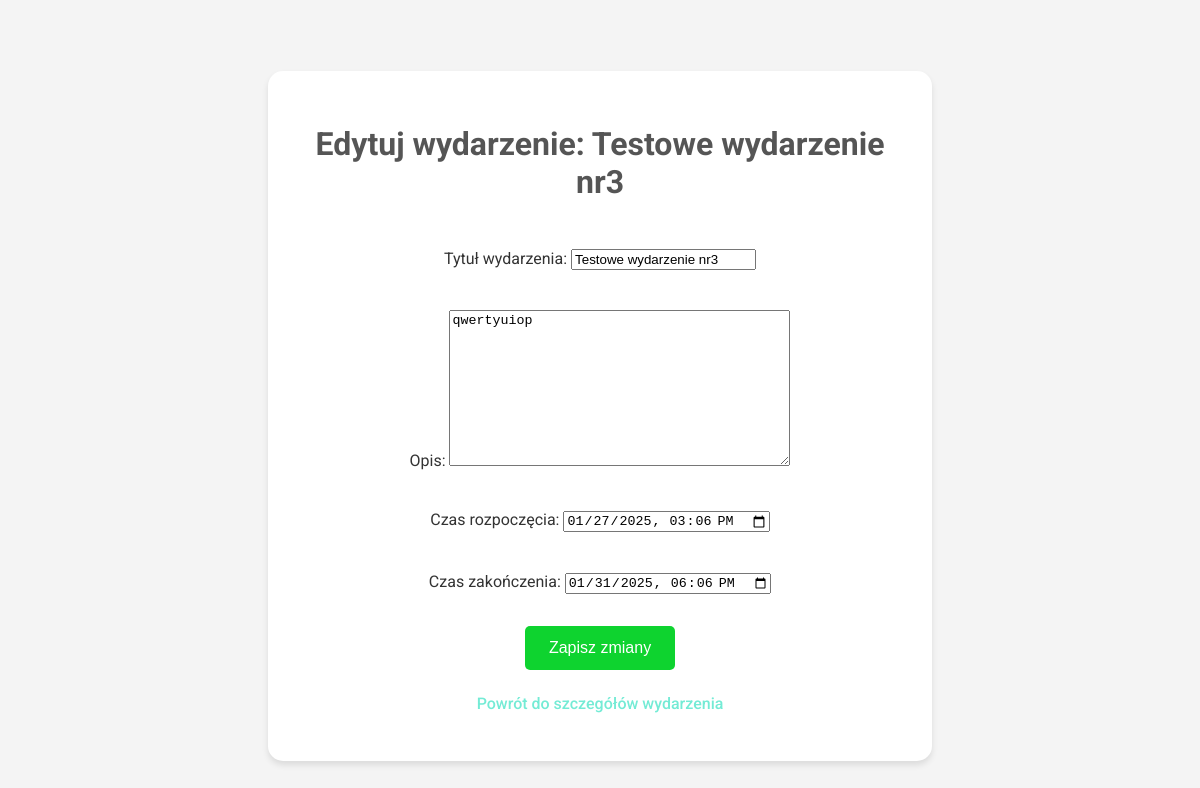
Page /event/4/edit/ (signed in) on the committed database.
### calendar_module/models.py (models this page shows, shortened)
class Event(models.Model):
    title = models.CharField(max_length=200, verbose_name="Tytuł")
    description = models.TextField(blank=True, verbose_name="Opis")
    start_time = models.DateTimeField(verbose_name="Czas rozpoczęcia")
    end_time = models.DateTimeField(verbose_name="Czas zakończenia")
    user = models.ForeignKey(
        User, on_delete=models.CASCADE, related_name="events", verbose_name="Użytkownik"
    )

### calendar_module/views.py (the view)
# urls.py: path('event/<int:event_id>/edit/', edit_event, name='edit_event'),
def edit_event(request, event_id):
    event = get_object_or_404(Event, id=event_id)
    if event.user != request.user:
        return HttpResponseForbidden("Nie masz dostępu do tego wydarzenia.")
    if request.method == 'POST':
        form = EventForm(request.POST, instance=event)
        if form.is_valid():
            event = form.save(commit=False)
            event.user = request.user
            event.save()
            return redirect('event_detail', event_id=event.id)
    else:
        form = EventForm(instance=event)
    return render(request, 'edit_event.html', {'form': form, 'event': event})

### calendar_module/forms.py
class EventForm(forms.ModelForm):
    class Meta:
        model = Event
        fields = ['title', 'description', 'start_time', 'end_time']
        widgets = {
            'start_time': forms.DateTimeInput(
                attrs={'type': 'datetime-local'}, format='%Y-%m-%dT%H:%M'
            ),
            'end_time': forms.DateTimeInput(
                attrs={'type': 'datetime-local'}, format='%Y-%m-%dT%H:%M'
            ),
        }
        labels = {
            'title': 'Tytuł wydarzenia',
            'description': 'Opis',
            'start_time': 'Czas rozpoczęcia',
            'end_time': 'Czas zakończenia',
        }

### calendar_module/templates/edit_event.html (shortened to what this page needs)
<!DOCTYPE html>
<html lang="pl">
<head>
</head>
<body>
    <div class="content-container">
        <h1>Edytuj wydarzenie: {{ event.title }}</h1>
        <form method="post">
            {{ form.as_p }}
            <button type="submit">Zapisz zmiany</button>
        </form>
        <p><a href="{% url 'event_detail' event.id %}">Powrót do szczegółów wydarzenia</a></p>
    </div>
</body>
</html>

### calendar_module/templates/edit_event.html (style rules this page uses)
body { margin: 0; font-family: 'Roboto', sans-serif; background: #f4f4f4; color: #333; display: flex; justify-content: center; align-items: center; height: 100vh; padding: 1rem; }
.content-container { background: #ffffff; border-radius: 15px; padding: 2rem; box-shadow: 0 4px 6px rgba(0, 0, 0, 0.1); width: 100%; max-width: 600px; text-align: center; }
h1 { font-size: 2rem; margin-bottom: 1.5rem; color: #555; }
form { display: flex; flex-direction: column; align-items: center; }
form button { padding: 0.8rem 1.5rem; background: #0ed32f; border: none; border-radius: 5px; color: #fff; font-size: 1rem; cursor: pointer; transition: background 0.3s ease; margin-top: 1rem; }
p { margin-top: 1.5rem; font-size: 1rem; }
p a { color: #74ebd5; text-decoration: none; font-weight: 500; }

### rows in the picture
Event: title "Testowe wydarzenie nr3", description "qwertyuiop", start_time "01/27/2025 15:06", end_time "01/31/2025 18:06"
